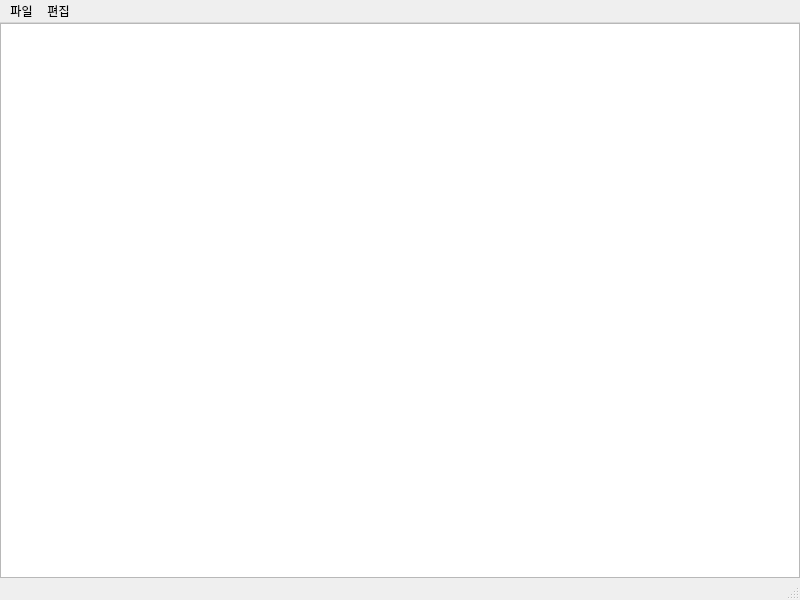
<?xml version="1.0" encoding="UTF-8"?>
<ui version="4.0">
 <class>MainWindow</class>
 <widget class="QMainWindow" name="MainWindow">
  <property name="geometry">
   <rect>
    <x>0</x>
    <y>0</y>
    <width>800</width>
    <height>600</height>
   </rect>
  </property>
  <property name="windowTitle">
   <string>Hello QTPY</string>
  </property>
  <widget class="QWidget" name="centralwidget">
   <layout class="QGridLayout" name="gridLayout">
    <property name="leftMargin">
     <number>0</number>
    </property>
    <property name="topMargin">
     <number>0</number>
    </property>
    <property name="rightMargin">
     <number>0</number>
    </property>
    <property name="bottomMargin">
     <number>0</number>
    </property>
    <item row="0" column="0">
     <layout class="QGridLayout" name="gridLayout_2">
      <item row="0" column="0">
       <widget class="QPlainTextEdit" name="plainTextEdit"/>
      </item>
     </layout>
    </item>
   </layout>
  </widget>
  <widget class="QMenuBar" name="menubar">
   <property name="geometry">
    <rect>
     <x>0</x>
     <y>0</y>
     <width>800</width>
     <height>21</height>
    </rect>
   </property>
   <widget class="QMenu" name="menu_file">
    <property name="title">
     <string>파일</string>
    </property>
    <addaction name="actionload"/>
    <addaction name="actionsave"/>
    <addaction name="actionsave_as"/>
    <addaction name="actionclose"/>
   </widget>
   <widget class="QMenu" name="menu_edit">
    <property name="title">
     <string>편집</string>
    </property>
    <addaction name="actionundo"/>
    <addaction name="actioncut"/>
    <addaction name="actioncopy"/>
    <addaction name="actionpaste"/>
    <addaction name="separator"/>
    <addaction name="actionfind"/>
    <addaction name="separator"/>
   </widget>
   <addaction name="menu_file"/>
   <addaction name="menu_edit"/>
  </widget>
  <widget class="QStatusBar" name="statusbar"/>
  <action name="actionsave">
   <property name="text">
    <string>save</string>
   </property>
   <property name="shortcut">
    <string>Ctrl+S</string>
   </property>
  </action>
  <action name="actionload">
   <property name="text">
    <string>load</string>
   </property>
   <property name="shortcut">
    <string>Ctrl+O</string>
   </property>
  </action>
  <action name="actionsave_as">
   <property name="text">
    <string>save as</string>
   </property>
   <property name="shortcut">
    <string>Ctrl+Shift+S</string>
   </property>
  </action>
  <action name="actionclose">
   <property name="text">
    <string>close</string>
   </property>
  </action>
  <action name="actionundo">
   <property name="text">
    <string>undo</string>
   </property>
   <property name="shortcut">
    <string>Ctrl+Z</string>
   </property>
  </action>
  <action name="actioncut">
   <property name="text">
    <string>cut</string>
   </property>
  </action>
  <action name="actioncopy">
   <property name="text">
    <string>copy</string>
   </property>
   <property name="shortcut">
    <string>Ctrl+C</string>
   </property>
  </action>
  <action name="actionpaste">
   <property name="text">
    <string>paste</string>
   </property>
  </action>
  <action name="actionfind">
   <property name="text">
    <string>find</string>
   </property>
   <property name="shortcut">
    <string>Ctrl+F</string>
   </property>
  </action>
  <action name="actionnextfind">
   <property name="text">
    <string>nextfind</string>
   </property>
  </action>
  <action name="actionprevfind">
   <property name="text">
    <string>prevfind</string>
   </property>
  </action>
  <action name="actionfindreplace">
   <property name="text">
    <string>findreplace</string>
   </property>
  </action>
  <action name="actiongo">
   <property name="text">
    <string>go</string>
   </property>
  </action>
  <action name="actionallselect">
   <property name="text">
    <string>allselect</string>
   </property>
  </action>
  <action name="actiondatetime">
   <property name="text">
    <string>datetime</string>
   </property>
  </action>
  <action name="actionwrap">
   <property name="text">
    <string>wrap</string>
   </property>
  </action>
  <action name="actionfont">
   <property name="text">
    <string>font</string>
   </property>
  </action>
  <action name="actionzoomin">
   <property name="text">
    <string>zoomin</string>
   </property>
  </action>
  <action name="actionzoomout">
   <property name="text">
    <string>zoomout</string>
   </property>
  </action>
  <action name="actionzoomrestore">
   <property name="text">
    <string>zoomrestore</string>
   </property>
  </action>
  <action name="actionstatusbarview">
   <property name="text">
    <string>statusbarview</string>
   </property>
  </action>
  <action name="actionhelp">
   <property name="text">
    <string>help</string>
   </property>
  </action>
  <action name="actioninfo">
   <property name="text">
    <string>info</string>
   </property>
  </action>
 </widget>
 <resources/>
 <connections/>
</ui>
